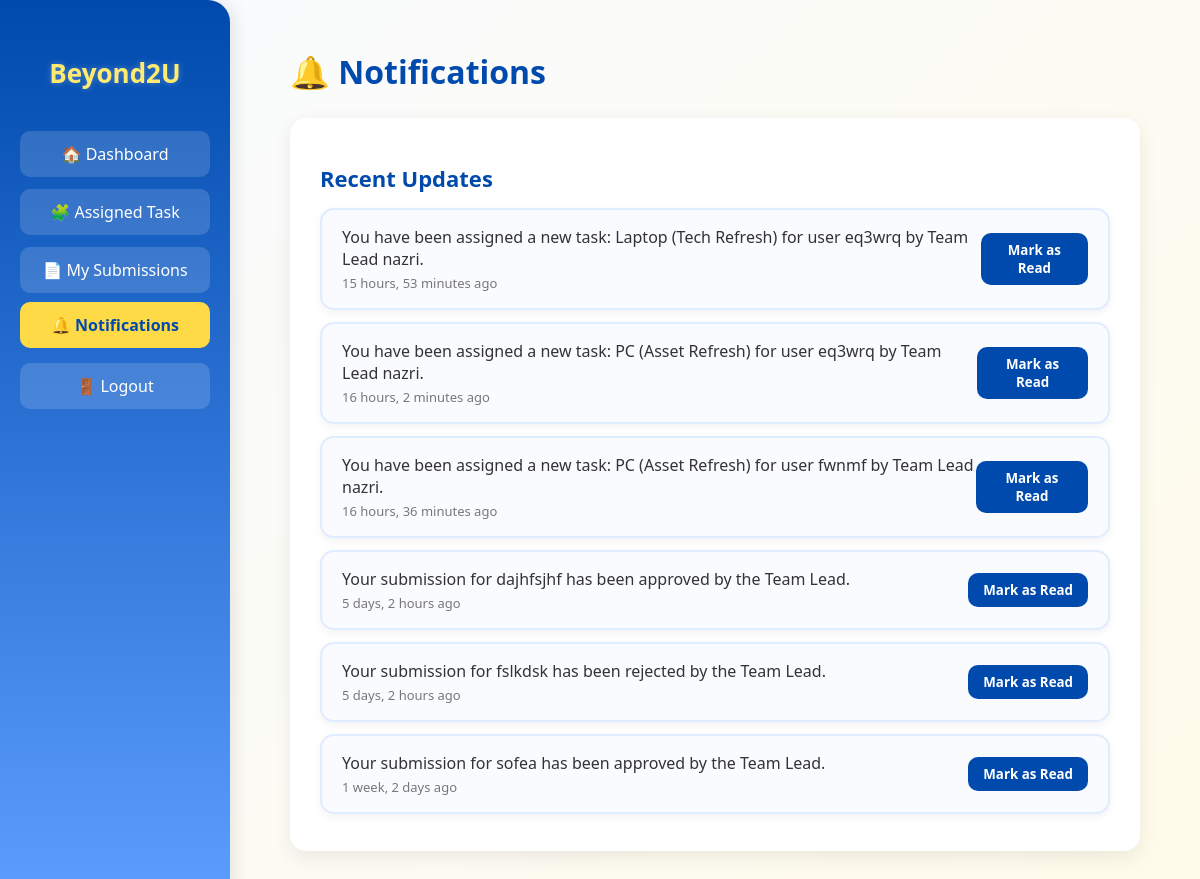
The app's page /beyond2u/dashboard/systemengineer/notifications/ (signed in) with its own data.
### inventorySystem/models.py (models this page shows, shortened)
class Notification(models.Model):
    user = models.ForeignKey(User, on_delete=models.CASCADE, related_name='notifications')
    message = models.TextField()
    is_read = models.BooleanField(default=False)
    created_at = models.DateTimeField(auto_now_add=True)

### inventorySystem/views.py (the view)
# urls.py: path('dashboard/systemengineer/notifications/', views.notifications_view, name='notifications'),
@login_required
def notifications_view(request):
    notifications = Notification.objects.filter(user=request.user).order_by('-created_at')
    return render(request, 'notifications.html', {'notifications': notifications})

### inventorySystem/templates/notifications.html (shortened to what this page needs)
<!DOCTYPE html>
<html lang="en">
<head>
</head>
<body>
  <div class="sidebar">
    <h2>Beyond2U</h2>
    <a href="{% url 'systemengineer_dashboard' %}">🏠 Dashboard</a>
    <a href="{% url 'create_task' %}">🧩 Assigned Task</a>
    <a href="{% url 'my_submissions' %}">📄 My Submissions</a>
    <a href="{% url 'notifications' %}" class="active">🔔 Notifications</a>
    <a href="{% url 'logout' %}">🚪 Logout</a>
  </div>
  <div class="content">
    <h1>🔔 Notifications</h1>
    <div class="notifications-container">
      <h2>Recent Updates</h2>
      {% for n in notifications %}
      <div class="notification {% if n.is_read %}read{% endif %}">
        <div>
          <div class="message">{{ n.message }}</div>
          <div class="time">{{ n.created_at|timesince }} ago</div>
        </div>
        {% if not n.is_read %}
        <a href="{% url 'mark_as_read' n.id %}">
          <button class="btn-mark">Mark as Read</button>
        </a>
        {% endif %}
      </div>
      {% empty %}
      <div class="empty">No new notifications.</div>
      {% endfor %}
    </div>
  </div>
</body>
</html>

### inventorySystem/templates/notifications.html (style rules this page uses)
* { margin: 0; padding: 0; box-sizing: border-box; font-family: 'Poppins', 'Segoe UI', sans-serif; }
body { background: linear-gradient(135deg, #f9fbff, #fffbea); color: #333; display: flex; min-height: 100vh; }
.sidebar { width: 230px; background: linear-gradient(180deg, #004aad, #5c9eff); color: white; padding: 35px 20px; display: flex; flex-direction: column; box-shadow: 4px 0 18px rgba(0, 0, 0, 0.1); border-top-right-radius: 22px; border-bottom-right-radius: 22px; }
.sidebar h2 { font-size: 26px; text-align: center; margin-bottom: 40px; color: #ffeb70; text-shadow: 0 0 6px rgba(255,255,255,0.3); }
.sidebar a { display: block; color: #fff; text-decoration: none; padding: 12px 15px; margin-bottom: 12px; border-radius: 10px; transition: all 0.3s ease; font-weight: 500; text-align: center; background: rgba(255, 255, 255, 0.15); }
.sidebar a:hover, .sidebar a.active { background: #ffda47; color: #004aad; font-weight: 600; transform: translateY(-3px); }
.content { flex: 1; padding: 50px 60px; animation: fadeIn 0.7s ease-in-out; }
h1 { color: #004aad; font-size: 32px; margin-bottom: 25px; }
h2 { color: #004aad; margin-top: 20px; margin-bottom: 15px; font-size: 22px; }
.notifications-container { background: #fff; padding: 25px 30px; border-radius: 16px; box-shadow: 0 6px 20px rgba(0, 0, 0, 0.08); max-width: 900px; }
.notification { display: flex; justify-content: space-between; align-items: center; background: #f9fbff; border: 2px solid #e0ecff; border-radius: 14px; padding: 16px 20px; margin: 12px 0; transition: all 0.3s ease; box-shadow: 0 3px 8px rgba(0, 0, 0, 0.05); }
.message { font-size: 16px; color: #333; margin-bottom: 4px; }
.time { font-size: 13px; color: #777; }
.btn-mark { background-color: #004aad; color: white; border: none; padding: 8px 15px; border-radius: 10px; cursor: pointer; transition: all 0.3s ease; font-weight: 600; }

### records on screen
Notification: message "You have been assigned a new task: Laptop (Tech Refresh) for user eq3wrq by Team Lead nazri.", created_at "15 hours, 53 minutes", is_read "Mark as Read"
Notification: message "You have been assigned a new task: PC (Asset Refresh) for user eq3wrq by Team Lead nazri.", created_at "16 hours, 2 minutes", is_read "Mark as Read"
Notification: message "You have been assigned a new task: PC (Asset Refresh) for user fwnmf by Team Lead nazri.", created_at "16 hours, 36 minutes", is_read "Mark as Read"
Notification: message "Your submission for dajhfsjhf has been approved by the Team Lead.", created_at "5 days, 2 hours", is_read "Mark as Read"
Notification: message "Your submission for fslkdsk has been rejected by the Team Lead.", created_at "5 days, 2 hours", is_read "Mark as Read"
Notification: message "Your submission for sofea has been approved by the Team Lead.", created_at "1 week, 2 days", is_read "Mark as Read"
